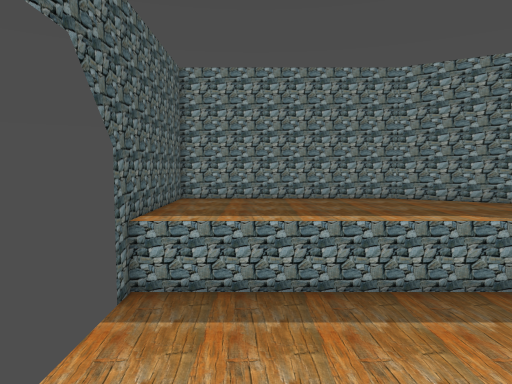
view 1 (above)

15 first-person views from a walk through a level from a Godot 3-D game. The camera is 1.5 m above the floor, tilts 4° down and sees 70° across. The floor is counted in squares, 1 m on a side. Each view is taken from the middle of a square. On the plan, view 1 faces up. The plan holds only what a view shows up to about 16 squares ahead; the rest is blank. The place goes on beyond the plan. Characters and animated objects are left out.

view 2
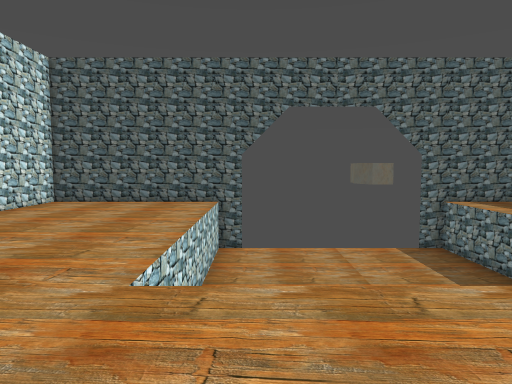

view 3
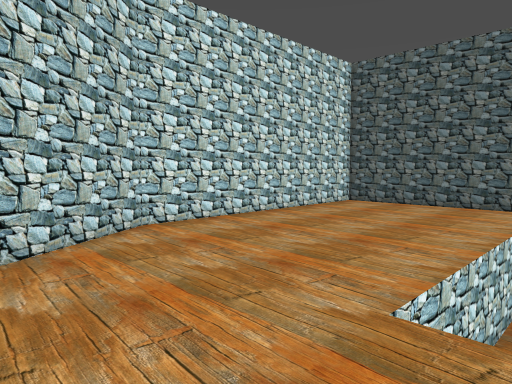

view 4
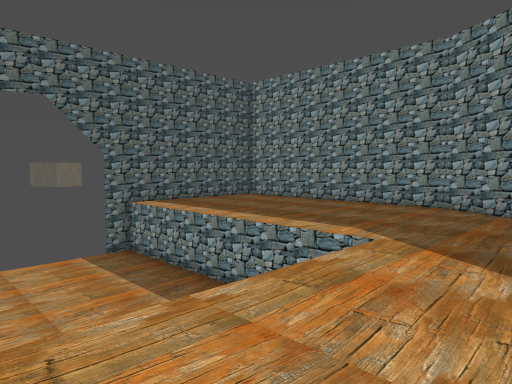

view 5
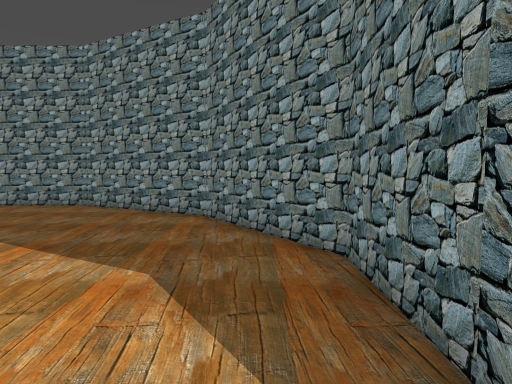

view 6
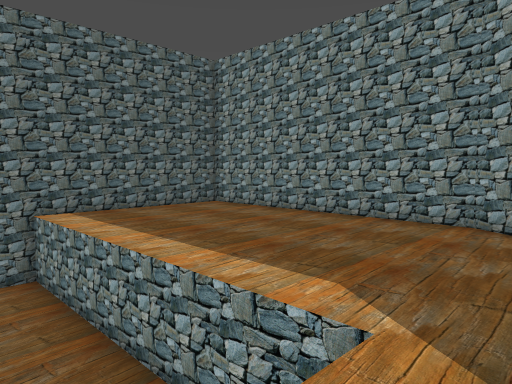

view 7
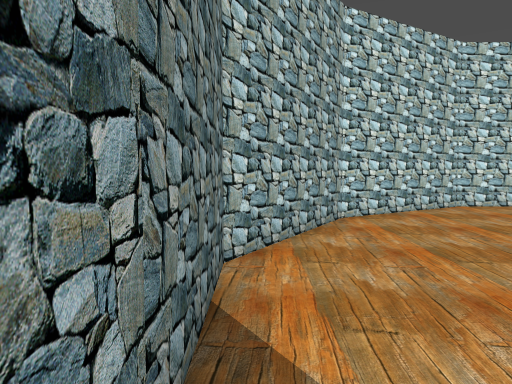

view 8
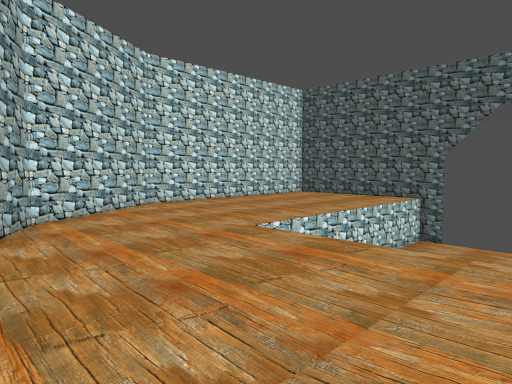

view 9
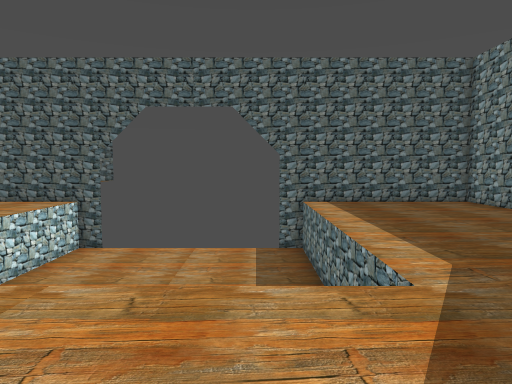

view 10
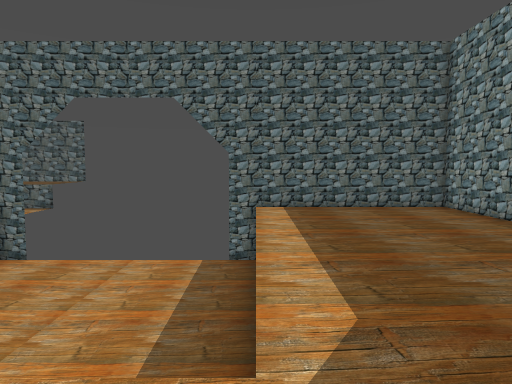

view 11
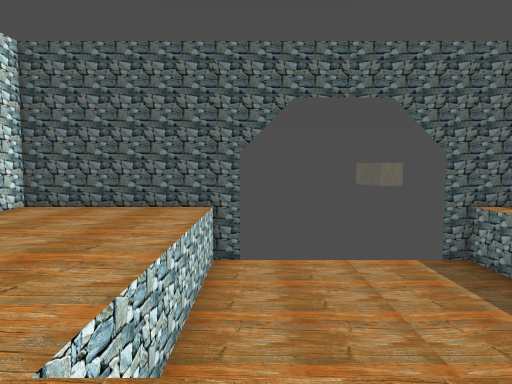

view 12
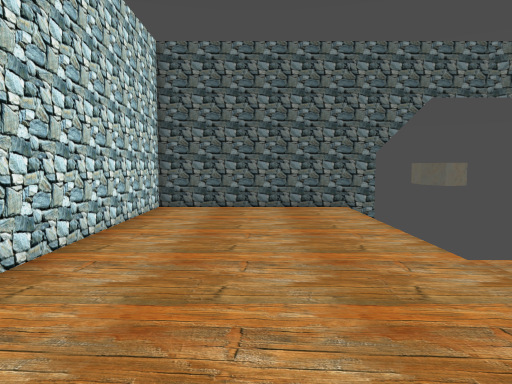

view 13
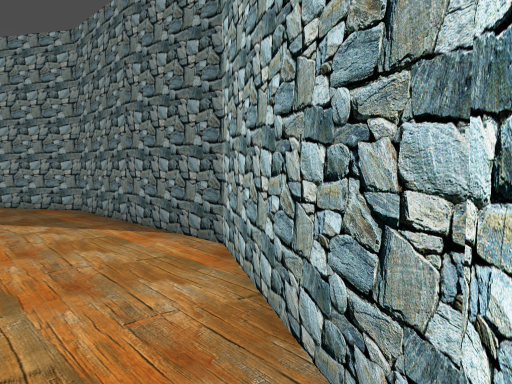

view 14
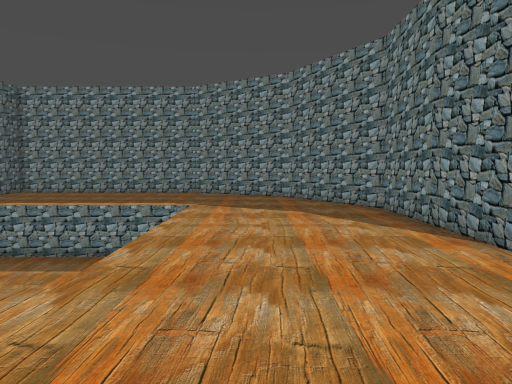

view 15
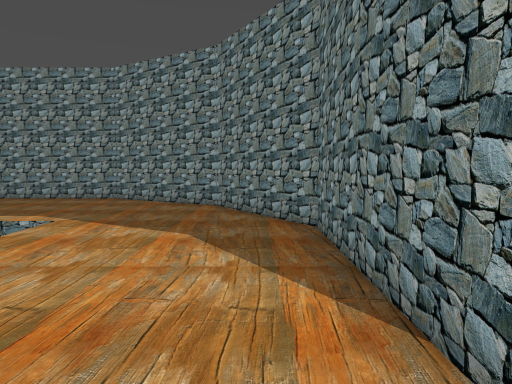

### Floor plan
Key: @ floor where view 1 was taken; # wall or solid block; . floor; v drop or lower ground.
Columns run from 4 left of view 1 to 15 right of it. Each row starts with its distance up from view 1.
 17 #############
 16 #...........###
 15 #.............###
 14 #...............#
 13 #...............##
 12 #................##
 11 #.................#
 10  vvvvvvvvvvv......##
  9  vvvvvvvvvvv.......#
  8  vvvvvvvvvv .......#
  7  vvvvvvvvv  .......#
  6  vvvvvvvvv  .......#
  5  vvvvvvvv   .......#
  4  vvvvvvvv   .......#
  3  vvvvvvvv   .......#
  2  vvvvvvvv   .......#
  1 #vvvvvvvv   ......##
  0 #...@.............#
 -1 #................##
 -2 #................#
 -3 #...............##
 -4 #..............##
 -5 #............###
 -6 #..........###
 -7 ############

Where each view was taken, in squares from view 1:
view 1: 0 up, 0 right, facing up
view 2: 2 up, 12 right, facing left
view 3: 2 up, 11 right, facing down-left
view 4: 3 up, 11 right, facing up-left
view 5: 3 up, 13 right, facing up
view 6: 7 up, 9 right, facing up-left
view 7: 7 up, 14 right, facing down
view 8: 7 up, 14 right, facing down-left
view 9: 8 up, 12 right, facing left
view 10: 10 up, 10 right, facing left
view 11: 2 up, 10 right, facing left
view 12: 3 down, 10 right, facing left
view 13: 4 down, 10 right, facing up-right
view 14: 4 down, 10 right, facing up
view 15: 0 up, 13 right, facing up
